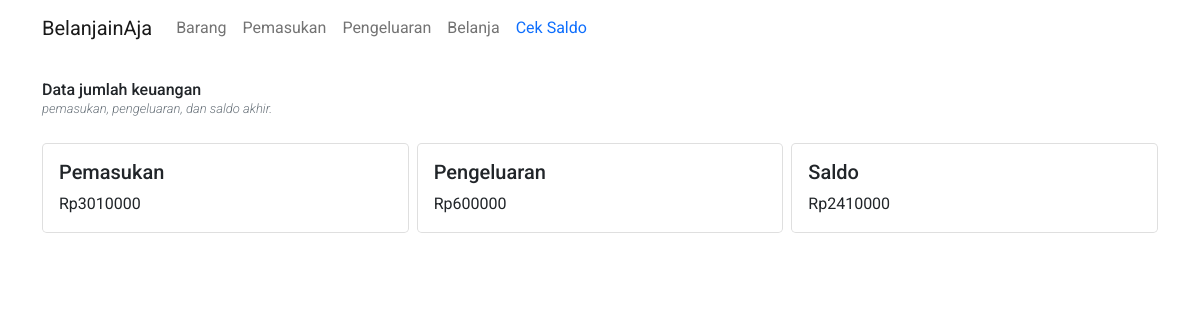
The app's page /belanjainaja/wallet/, older data.
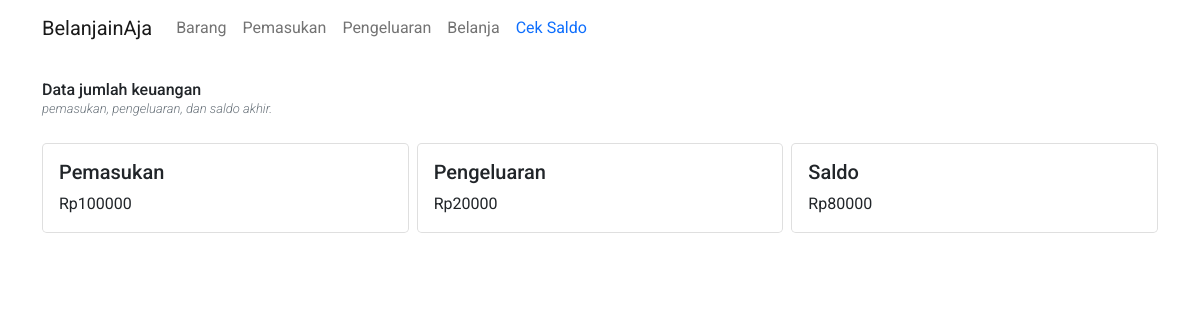
The same page, newer data.
### belanjainaja/models.py (models this page shows)
class Wallet(models.Model):
    income = models.BigIntegerField()
    expenditure = models.BigIntegerField()
    balance = models.BigIntegerField()

### belanjainaja/views/wallet/__init__.py (the view)
# urls.py: path("", views.index, name="index"),
def index(request):
    wallet = Wallet.objects.first()
    context = {
        "wallet": wallet
    }
    return render(request, "belanjainaja/wallet/index.html", context=context)

### belanjainaja/templates/belanjainaja/wallet/index.html
{% extends "belanjainaja/base.html" %}
{% block content %}
<div>
  <div class="row g-2">
    <h6 class="mb-0">Data jumlah keuangan</h6>
    <p class="text-secondary mt-0 fst-italic fw-light" style="font-size: 13px;">pemasukan, pengeluaran, dan saldo akhir.</p>
    <div class="col-md-4">
      <div class="card mb-3 rounded-3">
        <div class="row g-0">
          <div class="col-md-12">
            <div class="card-body">
              <h5 class="card-title">Pemasukan</h5>
              <p class="card-text">
                Rp{{ wallet.income}}
              </p>
            </div>
          </div>
        </div>
      </div>
    </div>
    <div class="col-md-4">
      <div class="card mb-3 rounded-3">
        <div class="row g-0">
          <div class="col-md-12">
            <div class="card-body">
              <h5 class="card-title">Pengeluaran</h5>
              <p class="card-text">
                Rp{{ wallet.expenditure}}
              </p>
            </div>
          </div>
        </div>
      </div>
    </div>
    <div class="col-md-4">
      <div class="card mb-3 rounded-3">
        <div class="row g-0">
          <div class="col-md-12">
            <div class="card-body">
              <h5 class="card-title">Saldo</h5>
              <p class="card-text">
                Rp{{ wallet.balance}}
              </p>
            </div>
          </div>
        </div>
      </div>
    </div>
  </div>
</div>
{% endblock %}

Row changes from the older to the newer data that the page shows:
changed Wallet: income "3010000" → "100000"; expenditure "600000" → "20000"; balance "2410000" → "80000"
